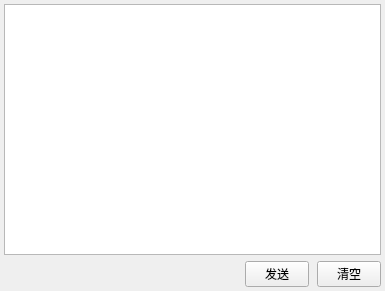
<?xml version="1.0" encoding="UTF-8"?>
<ui version="4.0">
 <class>SingleSendWidget</class>
 <widget class="QWidget" name="SingleSendWidget">
  <property name="geometry">
   <rect>
    <x>0</x>
    <y>0</y>
    <width>385</width>
    <height>291</height>
   </rect>
  </property>
  <property name="windowTitle">
   <string>Form</string>
  </property>
  <layout class="QGridLayout" name="gridLayout">
   <property name="leftMargin">
    <number>4</number>
   </property>
   <property name="topMargin">
    <number>4</number>
   </property>
   <property name="rightMargin">
    <number>4</number>
   </property>
   <property name="bottomMargin">
    <number>4</number>
   </property>
   <property name="horizontalSpacing">
    <number>8</number>
   </property>
   <item row="0" column="0" colspan="3">
    <widget class="QPlainTextEdit" name="plainTextEdit">
     <property name="minimumSize">
      <size>
       <width>150</width>
       <height>150</height>
      </size>
     </property>
    </widget>
   </item>
   <item row="1" column="0">
    <spacer name="horizontalSpacer">
     <property name="orientation">
      <enum>Qt::Orientation::Horizontal</enum>
     </property>
     <property name="sizeHint" stdset="0">
      <size>
       <width>230</width>
       <height>20</height>
      </size>
     </property>
    </spacer>
   </item>
   <item row="1" column="1">
    <widget class="QPushButton" name="pushButton_Send">
     <property name="enabled">
      <bool>true</bool>
     </property>
     <property name="minimumSize">
      <size>
       <width>32</width>
       <height>16</height>
      </size>
     </property>
     <property name="maximumSize">
      <size>
       <width>64</width>
       <height>32</height>
      </size>
     </property>
     <property name="text">
      <string>发送</string>
     </property>
    </widget>
   </item>
   <item row="1" column="2">
    <widget class="QPushButton" name="pushButton_Clear">
     <property name="minimumSize">
      <size>
       <width>32</width>
       <height>16</height>
      </size>
     </property>
     <property name="maximumSize">
      <size>
       <width>64</width>
       <height>32</height>
      </size>
     </property>
     <property name="text">
      <string>清空</string>
     </property>
    </widget>
   </item>
  </layout>
 </widget>
 <resources/>
 <connections/>
</ui>
